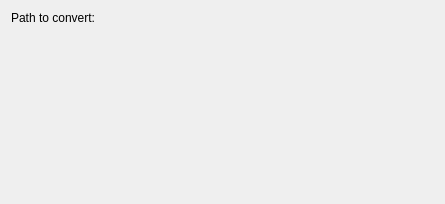
<?xml version="1.0" encoding="UTF-8"?>
<ui version="4.0">
 <class>noiseeffect_config</class>
 <widget class="QWidget" name="noiseeffect_config">
  <property name="geometry">
   <rect>
    <x>0</x>
    <y>0</y>
    <width>445</width>
    <height>204</height>
   </rect>
  </property>
  <layout class="QFormLayout" name="formLayout">
   <item row="0" column="0">
    <widget class="QLabel" name="label">
     <property name="text">
      <string>Path to convert:</string>
     </property>
    </widget>
   </item>
   <item row="0" column="1">
    <widget class="KLFPathChooser" name="INPUT_convert">
     <property name="dialogConfirmOverwrite" stdset="0">
      <bool>false</bool>
     </property>
     <property name="path" stdset="0">
      <string>convert</string>
     </property>
    </widget>
   </item>
   <item row="1" column="0">
    <spacer name="verticalSpacer">
     <property name="orientation">
      <enum>Qt::Vertical</enum>
     </property>
     <property name="sizeHint" stdset="0">
      <size>
       <width>20</width>
       <height>182</height>
      </size>
     </property>
    </spacer>
   </item>
  </layout>
 </widget>
 <customwidgets>
  <customwidget>
   <class>KLFPathChooser</class>
   <extends>QFrame</extends>
   <header>klfpathchooser.h</header>
   <container>1</container>
  </customwidget>
 </customwidgets>
 <resources/>
 <connections>
 </connections>
</ui>
